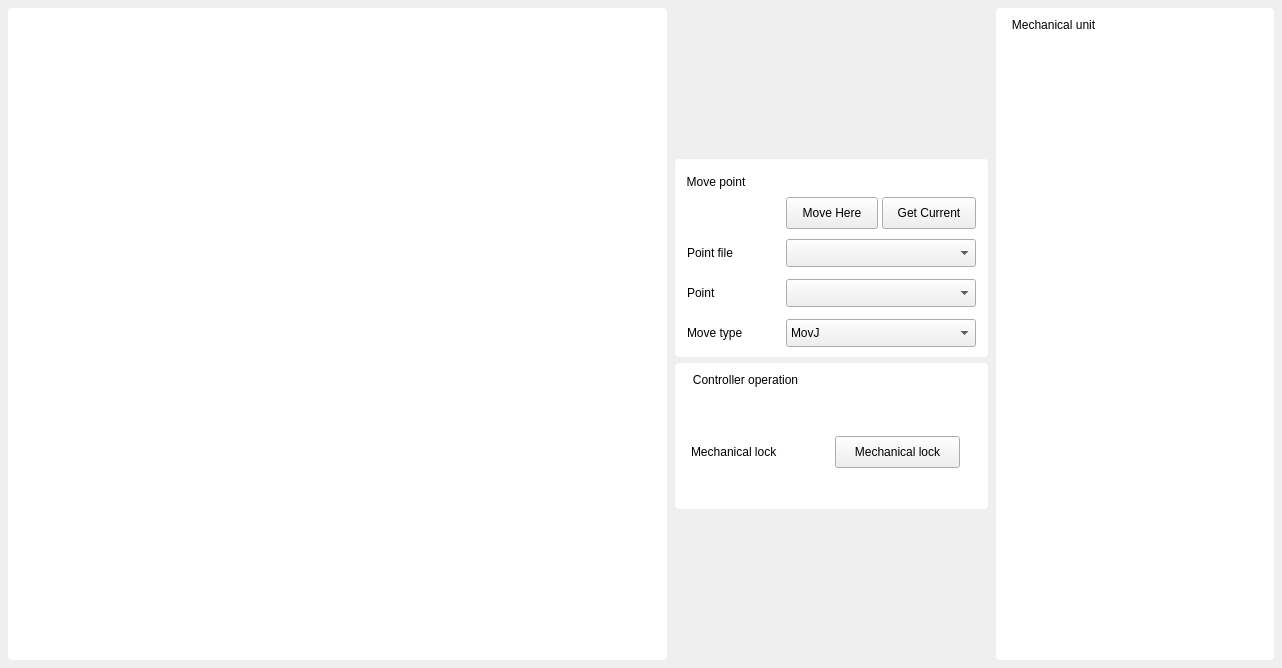
<?xml version="1.0" encoding="UTF-8"?>
<ui version="4.0">
 <class>TeachContainerForm</class>
 <widget class="QWidget" name="TeachContainerForm">
  <property name="geometry">
   <rect>
    <x>0</x>
    <y>0</y>
    <width>1282</width>
    <height>668</height>
   </rect>
  </property>
  <property name="maximumSize">
   <size>
    <width>16777215</width>
    <height>16777215</height>
   </size>
  </property>
  <property name="focusPolicy">
   <enum>Qt::ClickFocus</enum>
  </property>
  <property name="windowTitle">
   <string>Form</string>
  </property>
  <property name="styleSheet">
   <string notr="true">QGroupBox#grp_position QPushButton, QGroupBox#grp_ori QPushButton{
	background:transparent;
	border:none;
} 

QGroupBox {
	background: rgb(255, 255, 255);
    padding-top: 30px;
	border-radius: 4px;
}

QGroupBox::title {
    height:30px;
    padding: 10px 0px 0px 14px;
}

QGroupBox#grp_stepMode {
    padding-top: 30px;
}

#grp_move_mode {
	padding-top: 0px;
	border:none;
}

QGroupBox#grp_stepMode::title {
    height:30px;
    padding: 6px 0px 6px 6px;
}

QGroupBox#grp_ctrl::title
{
    height:30px;
    padding: 16px 0px 6px 10px;

}

QWidget#widget_simulator {
	background: rgb(255, 255, 255);
	border-radius: 4px;
}

QGroupBox#grp_ctrl{
	padding-top: 0px;
}

#stack_move_ctrl QPushButton {
	border:none;
	background-color:transparent;
}

QGroupBox#grp_operatecontrol {
    padding-top: 23px;
}

QGroupBox#grp_operatecontrol::title {
    height:30px;
    padding: 10px 0px 0px 16px;

}

</string>
  </property>
  <layout class="QHBoxLayout" name="horizontalLayout_6" stretch="1,0,0">
   <property name="spacing">
    <number>8</number>
   </property>
   <property name="leftMargin">
    <number>8</number>
   </property>
   <property name="topMargin">
    <number>8</number>
   </property>
   <property name="rightMargin">
    <number>8</number>
   </property>
   <property name="bottomMargin">
    <number>8</number>
   </property>
   <item>
    <widget class="QWidget" name="widget_simulator" native="true">
     <property name="sizePolicy">
      <sizepolicy hsizetype="Expanding" vsizetype="Expanding">
       <horstretch>0</horstretch>
       <verstretch>0</verstretch>
      </sizepolicy>
     </property>
     <property name="minimumSize">
      <size>
       <width>656</width>
       <height>648</height>
      </size>
     </property>
     <property name="styleSheet">
      <string notr="true"/>
     </property>
     <layout class="QVBoxLayout" name="layout_simulator">
      <property name="spacing">
       <number>0</number>
      </property>
      <property name="leftMargin">
       <number>0</number>
      </property>
      <property name="topMargin">
       <number>0</number>
      </property>
      <property name="rightMargin">
       <number>0</number>
      </property>
      <property name="bottomMargin">
       <number>0</number>
      </property>
     </layout>
    </widget>
   </item>
   <item>
    <layout class="QVBoxLayout" name="verticalLayout_3">
     <property name="spacing">
      <number>6</number>
     </property>
     <item>
      <widget class="StepModeForm" name="wgt_stepmode" native="true">
       <property name="maximumSize">
        <size>
         <width>313</width>
         <height>16777215</height>
        </size>
       </property>
      </widget>
     </item>
     <item>
      <widget class="QGroupBox" name="grp_ctrl">
       <property name="minimumSize">
        <size>
         <width>313</width>
         <height>0</height>
        </size>
       </property>
       <property name="maximumSize">
        <size>
         <width>313</width>
         <height>16777215</height>
        </size>
       </property>
       <property name="styleSheet">
        <string notr="true"/>
       </property>
       <property name="title">
        <string>Move point</string>
       </property>
       <property name="checkable">
        <bool>false</bool>
       </property>
       <layout class="QGridLayout" name="gridLayout">
        <property name="leftMargin">
         <number>12</number>
        </property>
        <property name="topMargin">
         <number>8</number>
        </property>
        <property name="rightMargin">
         <number>12</number>
        </property>
        <property name="bottomMargin">
         <number>8</number>
        </property>
        <property name="horizontalSpacing">
         <number>4</number>
        </property>
        <property name="verticalSpacing">
         <number>8</number>
        </property>
        <item row="0" column="1">
         <widget class="AntiShakeButton" name="pbn_ctrl_movehere">
          <property name="minimumSize">
           <size>
            <width>92</width>
            <height>32</height>
           </size>
          </property>
          <property name="maximumSize">
           <size>
            <width>16777215</width>
            <height>32</height>
           </size>
          </property>
          <property name="text">
           <string>Move Here</string>
          </property>
         </widget>
        </item>
        <item row="0" column="2">
         <widget class="QPushButton" name="pbn_ctrl_getcurrent">
          <property name="minimumSize">
           <size>
            <width>94</width>
            <height>32</height>
           </size>
          </property>
          <property name="maximumSize">
           <size>
            <width>16777215</width>
            <height>32</height>
           </size>
          </property>
          <property name="text">
           <string>Get Current</string>
          </property>
         </widget>
        </item>
        <item row="1" column="0">
         <widget class="QLabel" name="label_5">
          <property name="minimumSize">
           <size>
            <width>130</width>
            <height>32</height>
           </size>
          </property>
          <property name="maximumSize">
           <size>
            <width>130</width>
            <height>32</height>
           </size>
          </property>
          <property name="text">
           <string>Point file</string>
          </property>
          <property name="alignment">
           <set>Qt::AlignLeading|Qt::AlignLeft|Qt::AlignVCenter</set>
          </property>
         </widget>
        </item>
        <item row="1" column="1" colspan="2">
         <widget class="ComboBox" name="cmb_fileList">
          <property name="minimumSize">
           <size>
            <width>125</width>
            <height>28</height>
           </size>
          </property>
          <property name="maximumSize">
           <size>
            <width>16777215</width>
            <height>28</height>
           </size>
          </property>
         </widget>
        </item>
        <item row="2" column="0">
         <widget class="QLabel" name="label_6">
          <property name="minimumSize">
           <size>
            <width>130</width>
            <height>32</height>
           </size>
          </property>
          <property name="maximumSize">
           <size>
            <width>130</width>
            <height>32</height>
           </size>
          </property>
          <property name="text">
           <string>Point</string>
          </property>
          <property name="alignment">
           <set>Qt::AlignLeading|Qt::AlignLeft|Qt::AlignVCenter</set>
          </property>
         </widget>
        </item>
        <item row="2" column="1" colspan="2">
         <widget class="ComboBox" name="cmb_ptlist">
          <property name="minimumSize">
           <size>
            <width>125</width>
            <height>28</height>
           </size>
          </property>
          <property name="maximumSize">
           <size>
            <width>16777215</width>
            <height>28</height>
           </size>
          </property>
         </widget>
        </item>
        <item row="3" column="0">
         <widget class="QLabel" name="label_connect">
          <property name="minimumSize">
           <size>
            <width>130</width>
            <height>32</height>
           </size>
          </property>
          <property name="maximumSize">
           <size>
            <width>130</width>
            <height>32</height>
           </size>
          </property>
          <property name="text">
           <string>Move type</string>
          </property>
          <property name="alignment">
           <set>Qt::AlignLeading|Qt::AlignLeft|Qt::AlignVCenter</set>
          </property>
         </widget>
        </item>
        <item row="3" column="1" colspan="2">
         <widget class="ComboBox" name="cmb_movetype">
          <property name="minimumSize">
           <size>
            <width>125</width>
            <height>28</height>
           </size>
          </property>
          <property name="maximumSize">
           <size>
            <width>16777215</width>
            <height>28</height>
           </size>
          </property>
          <item>
           <property name="text">
            <string>MovJ</string>
           </property>
          </item>
          <item>
           <property name="text">
            <string>MovL</string>
           </property>
          </item>
         </widget>
        </item>
       </layout>
      </widget>
     </item>
     <item>
      <widget class="QGroupBox" name="grp_operatecontrol">
       <property name="minimumSize">
        <size>
         <width>313</width>
         <height>0</height>
        </size>
       </property>
       <property name="maximumSize">
        <size>
         <width>313</width>
         <height>16777215</height>
        </size>
       </property>
       <property name="title">
        <string>Controller operation</string>
       </property>
       <layout class="QVBoxLayout" name="verticalLayout_2">
        <property name="spacing">
         <number>8</number>
        </property>
        <property name="leftMargin">
         <number>16</number>
        </property>
        <property name="topMargin">
         <number>10</number>
        </property>
        <property name="rightMargin">
         <number>16</number>
        </property>
        <property name="bottomMargin">
         <number>8</number>
        </property>
        <item>
         <layout class="QHBoxLayout" name="horizontalLayout_7">
          <property name="spacing">
           <number>3</number>
          </property>
          <item>
           <widget class="QLabel" name="label_connect_2">
            <property name="minimumSize">
             <size>
              <width>130</width>
              <height>32</height>
             </size>
            </property>
            <property name="maximumSize">
             <size>
              <width>130</width>
              <height>32</height>
             </size>
            </property>
            <property name="text">
             <string>Mechanical lock</string>
            </property>
            <property name="alignment">
             <set>Qt::AlignLeading|Qt::AlignLeft|Qt::AlignVCenter</set>
            </property>
           </widget>
          </item>
          <item>
           <spacer name="horizontalSpacer_7">
            <property name="orientation">
             <enum>Qt::Horizontal</enum>
            </property>
            <property name="sizeHint" stdset="0">
             <size>
              <width>22</width>
              <height>20</height>
             </size>
            </property>
           </spacer>
          </item>
          <item>
           <layout class="QHBoxLayout" name="horizontalLayout_3">
            <property name="spacing">
             <number>3</number>
            </property>
            <item>
             <widget class="SwitchButton" name="pbn_mechLock">
              <property name="minimumSize">
               <size>
                <width>125</width>
                <height>32</height>
               </size>
              </property>
              <property name="text">
               <string>Mechanical lock</string>
              </property>
             </widget>
            </item>
           </layout>
          </item>
          <item>
           <spacer name="horizontalSpacer_13">
            <property name="orientation">
             <enum>Qt::Horizontal</enum>
            </property>
            <property name="sizeHint" stdset="0">
             <size>
              <width>22</width>
              <height>20</height>
             </size>
            </property>
           </spacer>
          </item>
         </layout>
        </item>
       </layout>
      </widget>
     </item>
     <item>
      <widget class="CoordDisplayForm" name="wgt_coorddisplay" native="true">
       <property name="minimumSize">
        <size>
         <width>313</width>
         <height>0</height>
        </size>
       </property>
       <property name="maximumSize">
        <size>
         <width>313</width>
         <height>16777215</height>
        </size>
       </property>
      </widget>
     </item>
    </layout>
   </item>
   <item>
    <widget class="QGroupBox" name="grp_mechianicalunit">
     <property name="minimumSize">
      <size>
       <width>278</width>
       <height>0</height>
      </size>
     </property>
     <property name="maximumSize">
      <size>
       <width>278</width>
       <height>16777215</height>
      </size>
     </property>
     <property name="styleSheet">
      <string notr="true"/>
     </property>
     <property name="title">
      <string>Mechanical unit</string>
     </property>
     <layout class="QVBoxLayout" name="verticalLayout">
      <property name="spacing">
       <number>8</number>
      </property>
      <property name="leftMargin">
       <number>8</number>
      </property>
      <property name="topMargin">
       <number>8</number>
      </property>
      <property name="rightMargin">
       <number>8</number>
      </property>
      <property name="bottomMargin">
       <number>8</number>
      </property>
      <item>
       <widget class="CoordSelectForm" name="wgt_coordselect" native="true">
        <property name="minimumSize">
         <size>
          <width>0</width>
          <height>75</height>
         </size>
        </property>
        <property name="maximumSize">
         <size>
          <width>16777215</width>
          <height>75</height>
         </size>
        </property>
       </widget>
      </item>
      <item>
       <widget class="TeachControlForm" name="wgt_teachcontroller" native="true"/>
      </item>
     </layout>
    </widget>
   </item>
  </layout>
 </widget>
 <customwidgets>
  <customwidget>
   <class>AntiShakeButton</class>
   <extends>QPushButton</extends>
   <header>antishakebutton.h</header>
  </customwidget>
  <customwidget>
   <class>ComboBox</class>
   <extends>QComboBox</extends>
   <header>combobox.h</header>
  </customwidget>
  <customwidget>
   <class>SwitchButton</class>
   <extends>QPushButton</extends>
   <header location="global">cc_switchbutton/switchbutton.h</header>
   <container>1</container>
  </customwidget>
  <customwidget>
   <class>StepModeForm</class>
   <extends>QWidget</extends>
   <header>stepmodeform.h</header>
   <container>1</container>
  </customwidget>
  <customwidget>
   <class>CoordSelectForm</class>
   <extends>QWidget</extends>
   <header>coordselectform.h</header>
   <container>1</container>
  </customwidget>
  <customwidget>
   <class>TeachControlForm</class>
   <extends>QWidget</extends>
   <header>teachcontrolform.h</header>
   <container>1</container>
  </customwidget>
  <customwidget>
   <class>CoordDisplayForm</class>
   <extends>QWidget</extends>
   <header>coorddisplayform.h</header>
   <container>1</container>
  </customwidget>
 </customwidgets>
 <resources/>
 <connections/>
</ui>
